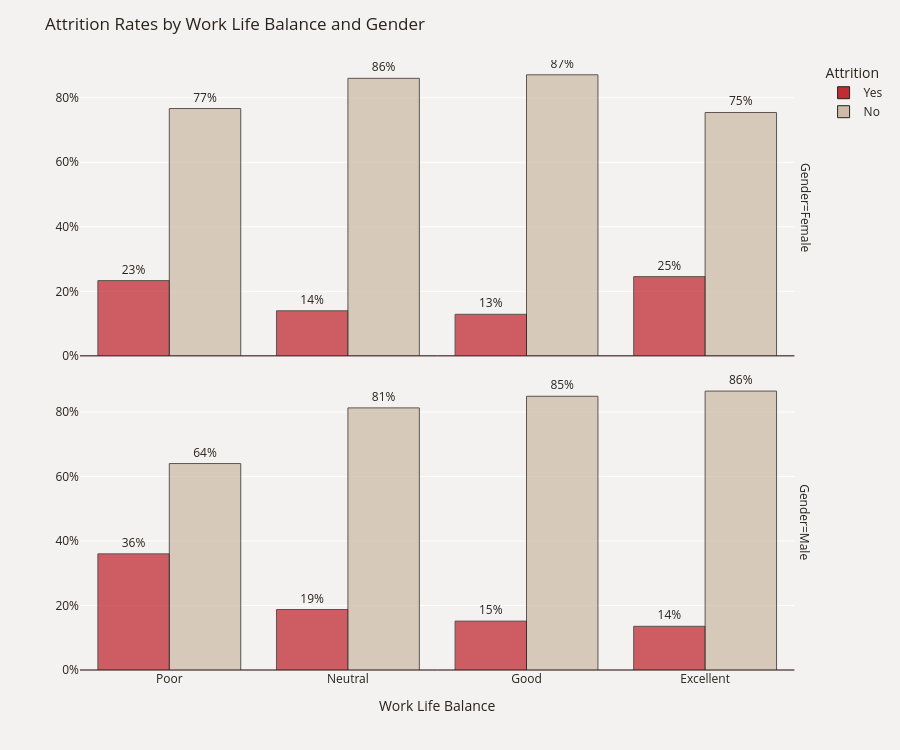

Here is the notebook cell this chart was saved with:
### Markdown cell above
Women in Human Resources experienced the highest amount of turnover, with nearly 1 out of every 3 women in HR leaving the company. For men, the highest turnover occurred in the Sales department.

### Code cell
plot_df = data.groupby(['WorkLifeBalance','Gender'])['Attrition'].value_counts(normalize=True)
plot_df = plot_df.mul(100).rename('Percent').reset_index()
fig = px.bar(plot_df, x='WorkLifeBalance', y='Percent', color='Attrition',
             facet_row='Gender', text='Percent', opacity=0.75, barmode='group', 
             category_orders={'Attrition': ['Yes', 'No']},
             color_discrete_map={'Yes': '#C02B34','No': '#CDBBA7'})
fig.update_traces(texttemplate='%{text:.2s}%', textposition='outside', 
                  marker_line=dict(width=1, color='#28221D'))
fig.update_yaxes(title="",zeroline=True, zerolinewidth=1, zerolinecolor='#1F0202',ticksuffix = '%')
fig.update_layout(title_text='Attrition Rates by Work Life Balance and Gender',height=750,font_color='#28221D',
                  xaxis_title='Work Life Balance', paper_bgcolor='#F4F2F0', plot_bgcolor='#F4F2F0', 
                  xaxis = dict(tickmode = 'array', tickvals = [1, 2, 3, 4],
                               ticktext = ['Poor', 'Neutral', 'Good', 'Excellent']))
fig.show()

### Figure 1 — Plotly figure (JSON) as saved in the notebook; plotly's stock layout.template omitted (floating-point values rounded to 4 significant figures)
{"data": [{"alignmentgroup": "True", "hovertemplate": "Attrition=Yes<br>Gender=Female<br>WorkLifeBalance=%{x}<br>Percent=%{text}<extra></extra>", "legendgroup": "Yes", "marker": {"color": "#C02B34", "line": {"color": "#28221D", "width": 1}, "opacity": 0.75, "pattern": {"shape": ""}}, "name": "Yes", "offsetgroup": "Yes", "orientation": "v", "showlegend": true, "text": [23.33, 13.97, 12.88, 24.56], "textposition": "outside", "texttemplate": "%{text:.2s}%", "type": "bar", "x": [1, 2, 3, 4], "xaxis": "x2", "y": [23.33, 13.97, 12.88, 24.56], "yaxis": "y2"}, {"alignmentgroup": "True", "hovertemplate": "Attrition=Yes<br>Gender=Male<br>WorkLifeBalance=%{x}<br>Percent=%{text}<extra></extra>", "legendgroup": "Yes", "marker": {"color": "#C02B34", "line": {"color": "#28221D", "width": 1}, "opacity": 0.75, "pattern": {"shape": ""}}, "name": "Yes", "offsetgroup": "Yes", "orientation": "v", "showlegend": false, "text": [36.0, 18.75, 15.15, 13.54], "textposition": "outside", "texttemplate": "%{text:.2s}%", "type": "bar", "x": [1, 2, 3, 4], "xaxis": "x", "y": [36.0, 18.75, 15.15, 13.54], "yaxis": "y"}, {"alignmentgroup": "True", "hovertemplate": "Attrition=No<br>Gender=Female<br>WorkLifeBalance=%{x}<br>Percent=%{text}<extra></extra>", "legendgroup": "No", "marker": {"color": "#CDBBA7", "line": {"color": "#28221D", "width": 1}, "opacity": 0.75, "pattern": {"shape": ""}}, "name": "No", "offsetgroup": "No", "orientation": "v", "showlegend": true, "text": [76.67, 86.03, 87.12, 75.44], "textposition": "outside", "texttemplate": "%{text:.2s}%", "type": "bar", "x": [1, 2, 3, 4], "xaxis": "x2", "y": [76.67, 86.03, 87.12, 75.44], "yaxis": "y2"}, {"alignmentgroup": "True", "hovertemplate": "Attrition=No<br>Gender=Male<br>WorkLifeBalance=%{x}<br>Percent=%{text}<extra></extra>", "legendgroup": "No", "marker": {"color": "#CDBBA7", "line": {"color": "#28221D", "width": 1}, "opacity": 0.75, "pattern": {"shape": ""}}, "name": "No", "offsetgroup": "No", "orientation": "v", "showlegend": false, "text": [64.0, 81.25, 84.85, 86.46], "textposition": "outside", "texttemplate": "%{text:.2s}%", "type": "bar", "x": [1, 2, 3, 4], "xaxis": "x", "y": [64.0, 81.25, 84.85, 86.46], "yaxis": "y"}], "layout": {"annotations": [{"font": {}, "showarrow": false, "text": "Gender=Male", "textangle": 90, "x": 0.98, "xanchor": "left", "xref": "paper", "y": 0.2425, "yanchor": "middle", "yref": "paper"}, {"font": {}, "showarrow": false, "text": "Gender=Female", "textangle": 90, "x": 0.98, "xanchor": "left", "xref": "paper", "y": 0.7575, "yanchor": "middle", "yref": "paper"}], "barmode": "group", "font": {"color": "#28221D"}, "height": 750, "legend": {"title": {"text": "Attrition"}, "tracegroupgap": 0}, "margin": {"t": 60}, "paper_bgcolor": "#F4F2F0", "plot_bgcolor": "#F4F2F0", "title": {"text": "Attrition Rates by Work Life Balance and Gender"}, "xaxis": {"anchor": "y", "domain": [0, 0.98], "tickmode": "array", "ticktext": ["Poor", "Neutral", "Good", "Excellent"], "tickvals": [1, 2, 3, 4], "title": {"text": "Work Life Balance"}}, "xaxis2": {"anchor": "y2", "domain": [0, 0.98], "matches": "x", "showticklabels": false}, "yaxis": {"anchor": "x", "domain": [0, 0.485], "ticksuffix": "%", "title": {"text": ""}, "zeroline": true, "zerolinecolor": "#1F0202", "zerolinewidth": 1}, "yaxis2": {"anchor": "x2", "domain": [0.515, 1], "matches": "y", "ticksuffix": "%", "title": {"text": ""}, "zeroline": true, "zerolinecolor": "#1F0202", "zerolinewidth": 1}}}
